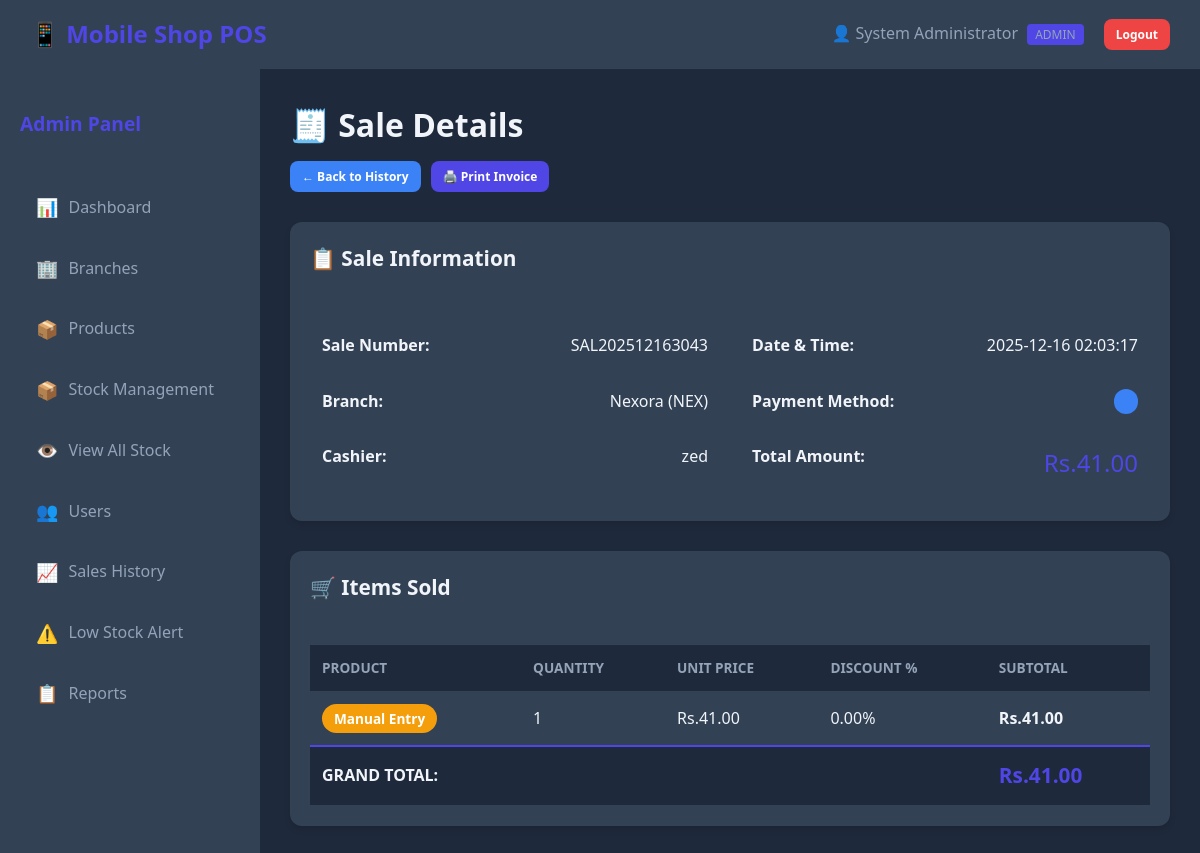
The app's page /user/view_sale_details.php?id=61 (signed in) with its own data.
### tables this page shows
CREATE TABLE `sales` (
  `id` int(11) NOT NULL,
  `sale_number` varchar(50) NOT NULL,
  `branch_id` int(11) NOT NULL,
  `user_id` int(11) NOT NULL,
  `total_amount` decimal(10,2) NOT NULL,
  `payment_method` enum('cash','card','bank_transfer') NOT NULL DEFAULT 'cash',
  `sale_date` timestamp NOT NULL DEFAULT current_timestamp()
);

CREATE TABLE `branches` (
  `id` int(11) NOT NULL,
  `name` varchar(100) NOT NULL,
  `branch_code` char(3) NOT NULL,
  `location` varchar(200) DEFAULT NULL,
  `status` enum('active','inactive') DEFAULT 'active',
  `created_at` timestamp NOT NULL DEFAULT current_timestamp()
);

CREATE TABLE `users` (
  `id` int(11) NOT NULL,
  `username` varchar(50) NOT NULL,
  `password` varchar(255) NOT NULL,
  `full_name` varchar(100) NOT NULL,
  `role` enum('admin','user') DEFAULT 'user',
  `branch_id` int(11) DEFAULT NULL,
  `status` enum('active','inactive') DEFAULT 'active',
  `created_at` timestamp NOT NULL DEFAULT current_timestamp()
);

CREATE TABLE `sale_items` (
  `id` int(11) NOT NULL,
  `sale_id` int(11) NOT NULL,
  `product_id` int(11) DEFAULT NULL,
  `manual_item_name` varchar(255) DEFAULT NULL,
  `quantity` int(11) NOT NULL,
  `price` decimal(10,2) NOT NULL,
  `discount` decimal(5,2) DEFAULT 0.00,
  `subtotal` decimal(10,2) NOT NULL
);

### user/view_sale_details.php (the view, shortened to what this page needs)
<?php
$db = new Database();
$conn = $db->getConnection();
$sale_id = $_GET['id'] ?? 0;
$sale = $conn->query("SELECT s.*, b.name as branch_name, b.branch_code, b.location, u.full_name as cashier
                      FROM sales s
                      JOIN branches b ON s.branch_id = b.id
                      JOIN users u ON s.user_id = u.id
                      WHERE s.id = $sale_id")->fetch_assoc();
$items = $conn->query("SELECT si.*, p.name as product_name
                       FROM sale_items si
                       LEFT JOIN products p ON si.product_id = p.id
                       WHERE si.sale_id = $sale_id");
?>
<!DOCTYPE html>
<html lang="en">
<head>
    <link rel="stylesheet" href="../assets/css/style.css">
</head>
<body>
    <?php include '../includes/header.php'; ?>
    <div class="main-container">
        <?php
        if($_SESSION['role'] == 'admin') {
            include '../includes/admin_sidebar.php';
        } else {
            include '../includes/user_sidebar.php';
        }
        ?>
        <div class="content">
            <div class="page-header">
                <h1>🧾 Sale Details</h1>
                <div style="display: flex; gap: 10px;">
                    <a href="sales_history.php" class="btn btn-sm btn-info">← Back to History</a>
                    <a href="print_invoice.php?sale_id=<?php echo $sale['id']; ?>" target="_blank" class="btn btn-sm btn-primary">🖨️ Print Invoice</a>
                </div>
            </div>
            <div class="card">
                <div class="card-header">
                    <h2>📋 Sale Information</h2>
                </div>
                <div class="card-body">
                    <div class="info-section" style="display: grid; grid-template-columns: repeat(2, 1fr); gap: 20px;">
                        <div>
                            <div class="info-row">
                                <strong>Sale Number:</strong>
                                <span><?php echo $sale['sale_number']; ?></span>
                            </div>
                            <div class="info-row">
                                <strong>Branch:</strong>
                                <span><?php echo $sale['branch_name']; ?> (<?php echo $sale['branch_code']; ?>)</span>
                            </div>
                            <div class="info-row">
                                <strong>Cashier:</strong>
                                <span><?php echo $sale['cashier']; ?></span>
                            </div>
                        </div>
                        <div>
                            <div class="info-row">
                                <strong>Date & Time:</strong>
                                <span><?php echo date('Y-m-d H:i:s', strtotime($sale['sale_date'])); ?></span>
                            </div>
                            <div class="info-row">
                                <strong>Payment Method:</strong>
                                <span class="badge badge-<?php echo $sale['payment_method']=='cash'?'success':'info'; ?>">
                                </span>
                            </div>
                            <div class="info-row">
                                <strong>Total Amount:</strong>
                                <span style="font-size: 1.5em; color: var(--primary);">
                                    <?php echo CURRENCY . number_format($sale['total_amount'], 2); ?>
                                </span>
                            </div>
                        </div>
                    </div>
                </div>
            </div>
            <div class="card">
                <div class="card-header">
                    <h2>🛒 Items Sold</h2>
                </div>
                <div class="card-body">
                    <table class="data-table">
                        <thead>
                            <tr>
                                <th>Product</th>
                                <th>Quantity</th>
                                <th>Unit Price</th>
                                <th>Discount %</th>
                                <th>Subtotal</th>
                            </tr>
                        </thead>
                        <tbody>
                            <?php
                            while($item = $items->fetch_assoc()):
                            ?>
                            <tr>
                                <td>
                                    <?php
                                    if($item['product_id'] == 0) {
                                        echo '<span class="badge badge-warning">Manual Entry</span>';
                                    } else {
                                        echo $item['product_name'];
                                    }
                                    ?>
                                </td>
                                <td><?php echo $item['quantity']; ?></td>
                                <td><?php echo CURRENCY . number_format($item['price'], 2); ?></td>
                                <td><?php echo $item['discount']; ?>%</td>
                                <td><strong><?php echo CURRENCY . number_format($item['subtotal'], 2); ?></strong></td>
                            </tr>
                            <?php endwhile; ?>
                            <tr style="background: var(--dark); border-top: 2px solid var(--primary);">
                                <td colspan="4" class="text-right"><strong>GRAND TOTAL:</strong></td>
                                <td><strong style="font-size: 1.3em; color: var(--primary);">
                                    <?php echo CURRENCY . number_format($sale['total_amount'], 2); ?>
                                </strong></td>
                            </tr>
                        </tbody>
                    </table>
                </div>
            </div>
        </div>
    </div>
</body>
</html>

### assets/css/style.css (style rules this page uses)
:root { --primary: #4f46e5; --primary-dark: #4338ca; --success: #10b981; --danger: #ef4444; --warning: #f59e0b; --info: #3b82f6; --dark: #1e293b; --dark-light: #334155; --dark-lighter: #475569; --text: #f1f5f9; --text-muted: #94a3b8; --border: #334155; }
* { margin: 0; padding: 0; box-sizing: border-box; }
body { font-family: 'Segoe UI', Tahoma, Geneva, Verdana, sans-serif; background: var(--dark); color: var(--text); line-height: 1.6; }
.btn { padding: 12px 24px; border: none; border-radius: 8px; font-size: 14px; font-weight: 600; cursor: pointer; transition: all 0.3s; text-decoration: none; display: inline-block; text-align: center; }
.btn-primary { background: var(--primary); color: white; }
.btn-info { background: var(--info); color: white; }
.btn-sm { padding: 6px 12px; font-size: 12px; }
.main-container { display: flex; min-height: 100vh; }
.content { flex: 1; padding: 30px; background: var(--dark); overflow-y: auto; }
.page-header { margin-bottom: 30px; }
.page-header h1 { font-size: 2em; margin-bottom: 10px; }
.card { background: var(--dark-light); border-radius: 12px; margin-bottom: 30px; box-shadow: 0 4px 6px rgba(0,0,0,0.1); }
.card-header { padding: 20px; border-bottom: 1px solid var(--border); display: flex; justify-content: space-between; align-items: center; }
.card-header h2 { font-size: 1.3em; }
.card-body { padding: 20px; }
.data-table { width: 100%; border-collapse: collapse; }
.data-table thead { background: var(--dark); }
.data-table th, .data-table td { padding: 12px; text-align: left; border-bottom: 1px solid var(--border); }
.data-table th { font-weight: 600; text-transform: uppercase; font-size: 0.85em; color: var(--text-muted); }
.badge { display: inline-block; padding: 4px 12px; border-radius: 20px; font-size: 0.85em; font-weight: 600; background: var(--dark); color: var(--text); }
.badge-warning { background: var(--warning); color: white; }
.badge-info { background: var(--info); color: white; }

### user/view_sale_details.php (style rules this page uses)
.info-row { display: flex; justify-content: space-between; padding: 12px; margin: 5px 0; border-bottom: 1px solid var(--border); }
.text-right { text-align: right; }

### records on screen
sales: sale_number "SAL202512163043", branch.name "Nexora", branch.branch_code "NEX", user.full_name "zed", sale_date "2025-12-16 02:03:17", total_amount "41.00"
sale_items: shows "Manual Entry", quantity "1", price "41.00", discount "0.00", subtotal "41.00"

### other values on screen
SITE_NAME "Mobile Shop POS"
$_SESSION['full_name'] "System Administrator"
CURRENCY "Rs."
